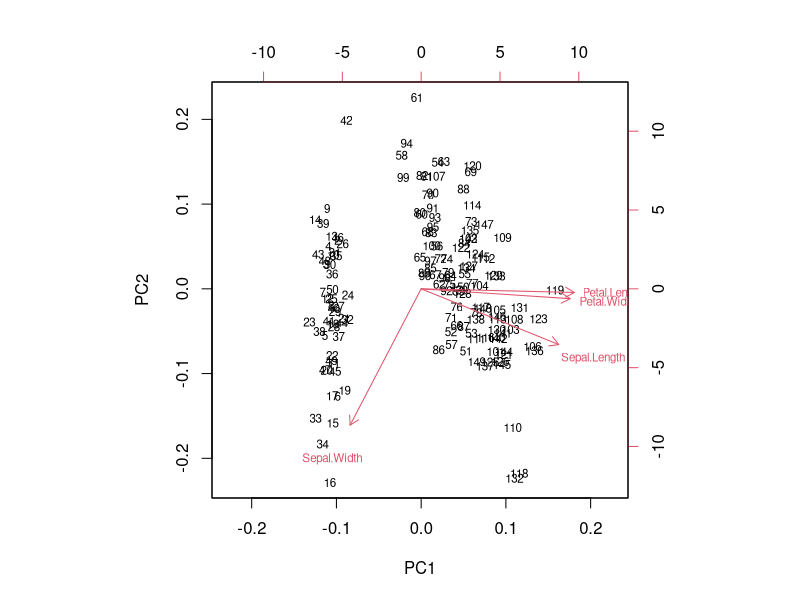
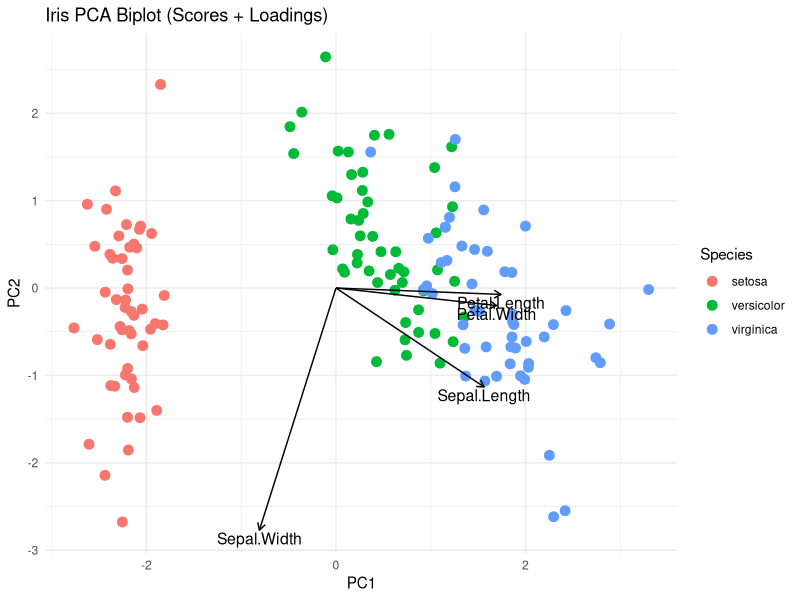

Here is the R script that generated these plots, in order:
## ---- chunk 1
# install.packages("ggplot2")  # run once if needed
library(ggplot2)

# Load the iris dataset
data(iris)

# PCA works only with numeric variables
iris_numeric <- iris[, 1:4]


## ---- chunk 2
# Run PCA with scaling
pca_result <- prcomp(iris_numeric, scale. = TRUE)
## ---- chunk 3
# Convert scores to a data frame
scores <- as.data.frame(pca_result$x)

# Add species label (for coloring)
scores$Species <- iris$Species
## ---- chunk 4
# Extract loadings
loadings <- as.data.frame(pca_result$rotation)

# Add variable names
loadings$Variable <- rownames(loadings)

## ---- chunk 5
biplot(pca_result, cex = 0.7)
## ---- chunk 6
# Arrow scaling factor
# Loadings arrows can be very small, so we multiply them to make them visible
scale_factor <- 3

# Create PCA biplot
# PC1 and PC2 are the first two principal components
ggplot(scores, aes(x = PC1, y = PC2, color = Species)) +

  # Plot the samples (flowers)
  # Each point represents one sample
  geom_point(size = 3) +

  # Draw arrows for variables (loadings)
  # Arrows start from the origin (0,0)
  geom_segment(
    data = loadings,
    aes(x = 0, y = 0,
        xend = PC1 * scale_factor,
        yend = PC2 * scale_factor),
    arrow = arrow(length = unit(0.2, "cm")),
    inherit.aes = FALSE
  ) +

  # Add variable names at the end of arrows
  # These labels show which measurement each arrow represents
  geom_text(
    data = loadings,
    aes(x = PC1 * scale_factor,
        y = PC2 * scale_factor,
        label = Variable),
    size = 4,
    vjust = 1.2,
    inherit.aes = FALSE
  ) +

  # Label the axes
  xlab("PC1") +
  ylab("PC2") +

  # Title of the plot
  ggtitle("Iris PCA Biplot (Scores + Loadings)") +

  # Use a clean theme
  theme_minimal()
